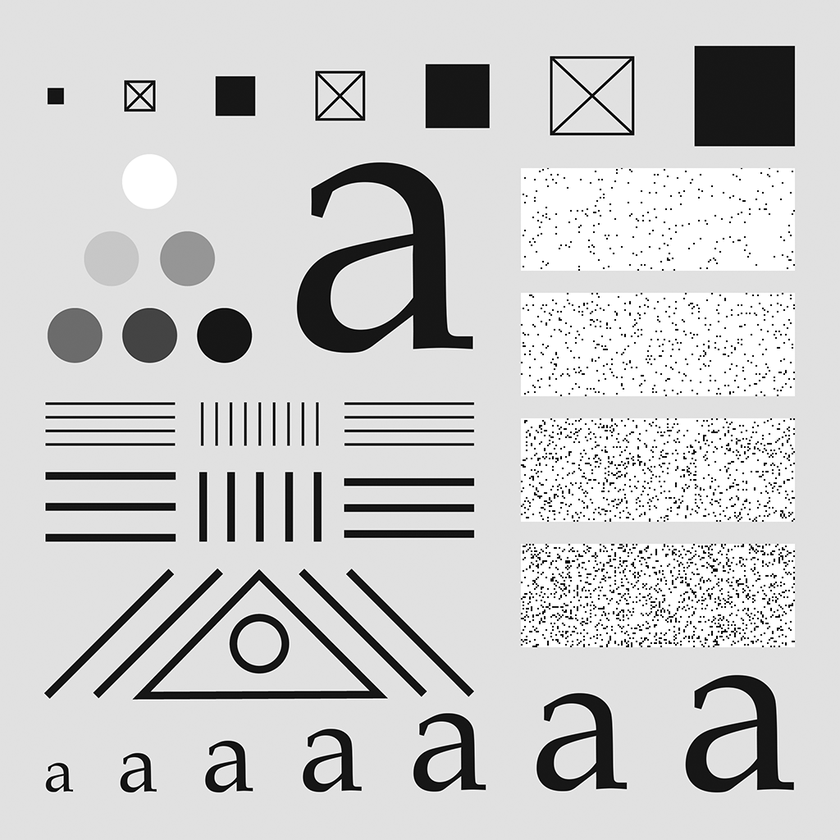
%> input picture lab6/testpattern1024.tif, 840 x 840 px, shrunk from 1024 x 1024 before the run
$ octave proj3.m   (GNU Octave 9; MATLAB toolbox functions it lacks are replaced by stand-ins)
%> lines starting %> are read from the running program, lines starting %| are printed output that depends on the picture
clear;
close all;

%% answer that the instruction required
% [22 lines of commented-out code are left out]


%% the result below is same as the out; the most desired case
w = fspecial('gaussian', [9 9], 1.0);
w2 = imfilter(w,w,'full');
w3 = imfilter(w2,w,'full');
w4 = imfilter(w3,w,'full');
w_comp = fspecial('gaussian', [33 33], 2.0);

figure(1);
subplot(2,1,1); mesh(w4);
subplot(2,1,2); mesh(w_comp);
%> after `mesh(w_comp)`:
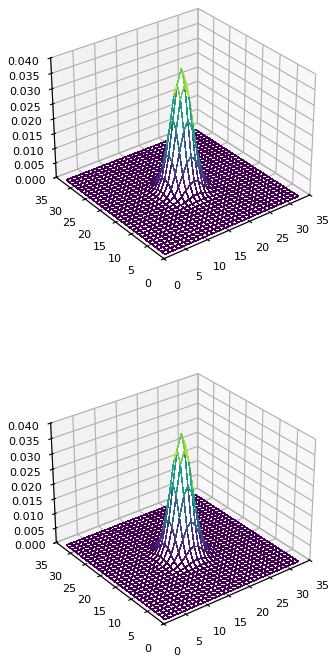
%> figure redrawn from the program's plot data, 2 panels

f = imread('testpattern1024.tif');
%> f is the input picture: size 840x840 uint8; min 0, max 255, mean 204.3

g1 = f;
for i=1:4
    g1 = imfilter(g1,w);
end
%> this loop made 4 passes
%> pass 2, `g1 = imfilter(g1,w);`:
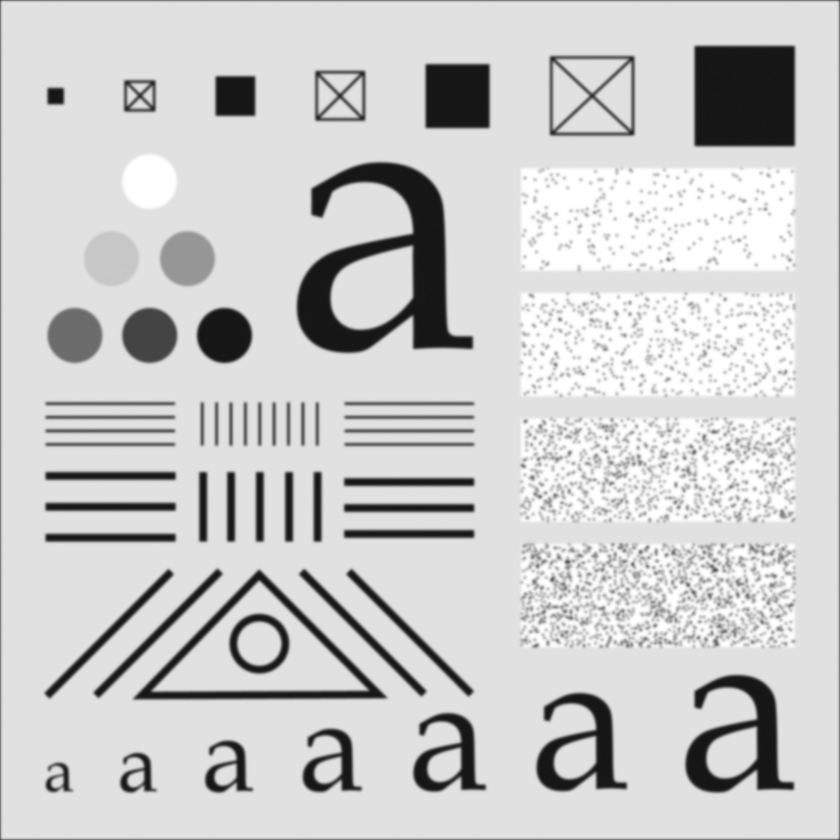
%> g1: size 840x840 uint8; min 22, max 255, mean 203.8

g2 = imfilter(f,w_comp);

figure(2);
subplot(1,3,1); imshow(f); title('original');
subplot(1,3,2); imshow(g1); title('gaussian x 4');
subplot(1,3,3); imshow(g2); title('gaussian with same size');

$ run again, with lab6/FigP0304.tif copied over lab6/testpattern1024.tif
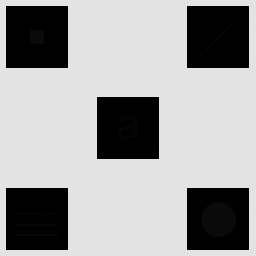
%> input picture lab6/FigP0304.tif, 256 x 256 px
%> f is the input picture: size 256x256 uint8; min 0, max 228, mean 160.7
%> the loop `for i=1:4` made 4 passes
%> pass 1, `g1 = imfilter(g1,w);`:
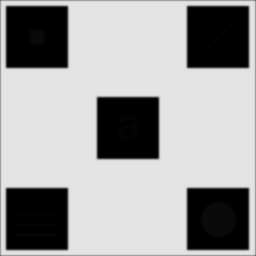
%> g1: size 256x256 uint8; min 0, max 227, mean 159.4
%> after the loop `for i=1:4`:
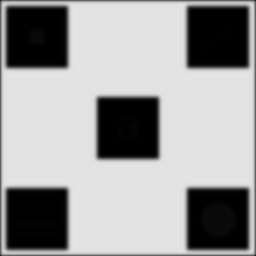
%> g1: size 256x256 uint8; min 0, max 227, mean 156.9
